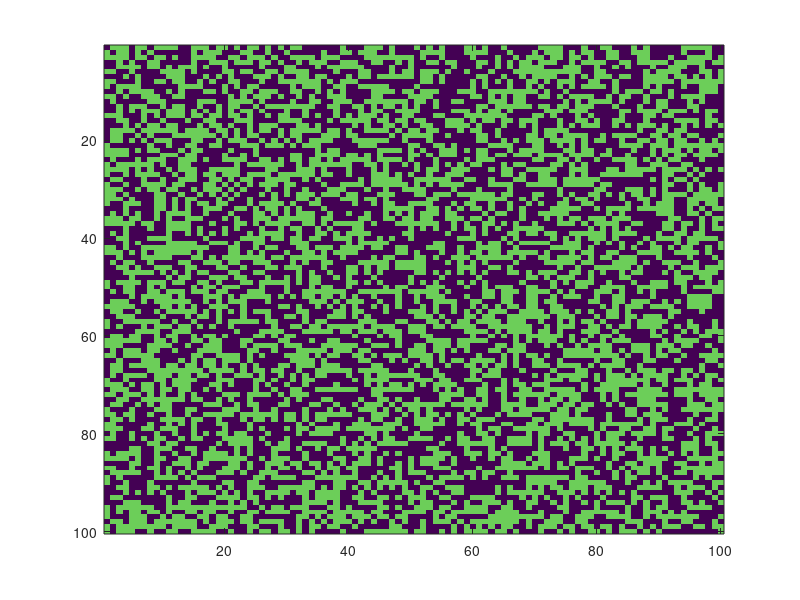

Recreate this plot in MATLAB. (Note: this script raises an error after producing the figure.)
%% This script simulates a game of iterated Prisoner's dilemma (PD). 
%  Players are distributed over space and interact with their direct neighbors only. 
%  Players use pure strategies only (either always cooperate or defect).
%  Steven Cardini, 13.11.2016

clear variables;
close all;
clc; % clear command window

global pop_size;
pop_size    = 100;   % game board is a square and accommodates pop_size^2 players
gen_amount  = 100;  % number of generations
coop_freq   = 0.5;  % initial frequency of cooperators

benefit     = 50;   % benefit > 0
cost        = 1;    % 0 < cost < benefit

        % opponent defects  % opponent cooperates
payoff = [0,                benefit;       % player defects
         -cost,             benefit-cost]; % player cooperates
         
         
%% Body
% 0 = defector, 1 = cooperator

pop = zeros(pop_size);  % defines a matrix for the game board that accomodates all players
pop ( randperm(numel(pop), round(coop_freq * pop_size^2)) ) = 1; % add the specified of cooperators

for generation = 1:gen_amount
  
  image(pop*50);
  pause;
  cooperators = sum (pop(:)==1);
  freq = double(cooperators) / double(pop_size^2);
  fprintf('Gen %d - Coop_freq: %d\n', generation, freq);
  pop_new = zeros(pop_size); % stores the successor population
  
  for row = 1:pop_size
    
    for col = 1:pop_size
      
      % define player to be evaluated
      x_coords = [row, col];
      x = pop(row, col);
      
      % choose randomly y = player's direct opponent
      y_coords = randomNeighbor(x_coords);
      y = pop(y_coords(1), y_coords(2));
      
      % choose randomly u = player's indirect opponent
      u_coords = x_coords;
      while isequal(u_coords, x_coords)
        u_coords = randomNeighbor(x_coords);
      end
      u = pop(u_coords(1), u_coords(2));
      
      % choose randomly v = u's direct opponent
      v_coords = u_coords;
      while isequal(v_coords, u_coords) || isequal(v_coords, x_coords)
        v_coords = randomNeighbor(u_coords);
      end
      v = pop(v_coords(1), v_coords(2));
      
      payoff_x = payoff (x+1, y+1);
      payoff_u = payoff (u+1, v+1);
      w = ( payoff_u - payoff_x ) / ( max(payoff(:)) - min(payoff(:)) ); % probability that x is replaced by u
      w = max([0 w]); % ensure that w is between 0 and 1
      
      if w >= rand()
        pop_new(row, col) = u; % x is 'replaced' by u
      else
        pop_new(row, col) = x; % x 'survives'
      end
      
    end % col
        
  end % row
  
  pop = pop_new;
  
end % gen

%% Functions

function neighbor_coords = randomNeighbor (coords)
  global pop_size;  
  row = coords(1);
  col = coords(2);
  n_col = col;
  n_row = row;
  
  while n_col == col && n_row == row
    n_col = (col-2) + randi(3); % n_col is col-1, col or col+1
    n_col = mod (n_col-1, pop_size) + 1; % borders are continuous / periodic
  
    n_row = (row-2) + randi(3); % n_row is row-1, row or row+1
    n_row = mod (n_row-1, pop_size) + 1; % borders are continuous / periodic
  end
  
  neighbor_coords = [n_row, n_col];
end